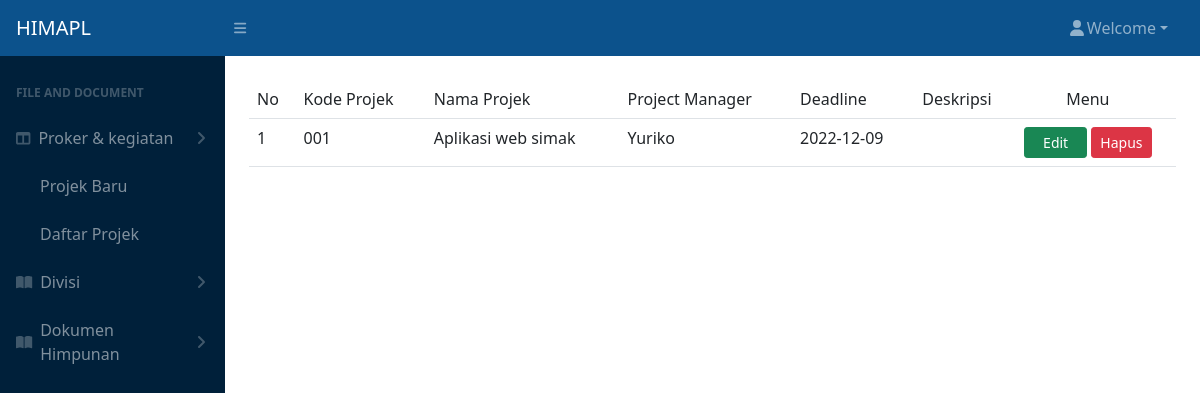
The page /main.php?page=daftarProjek on the database its author committed.
### tables this page shows
CREATE TABLE `tblprojek` (
  `kodeProjek` varchar(15) NOT NULL,
  `namaProjek` varchar(50) NOT NULL,
  `projekManager` varchar(30) NOT NULL,
  `deadline` date NOT NULL,
  `nameFile` varchar(100) NOT NULL,
  `deskripsi` varchar(100) NOT NULL
);

### pages/proker/daftarProjek.php (the view, shortened to what this page needs)
<div class="table-responsive">
<table class="table table-border" id="dataTable" cellspacing="0">
    <tr>
        <td>No</td>
        <td>Kode Projek</td>
        <td>Nama Projek</td>
        <td>Project Manager</td>
        <td>Deadline</td>
        <td>Deskripsi</td>
        <td><center>Menu</center></td>
    </tr>
<?php
    include "koneksi.php";
    $sql = "select * from tblProjek";
    $query = mysqli_query($db, $sql);
    $nomor = 1;
    while($data  = mysqli_fetch_array($query)){
?>
<tr>
        <td><?php echo $nomor; ?></td>
        <td><?php echo $data['kodeProjek'] ?></td>
        <td><?php echo $data['namaProjek'] ?></td>
        <td><?php echo $data['projekManager'] ?></td>
        <td><?php echo $data['deadline'] ?></td>
        <td class = "text-wrap" style="width:60pt"><?php echo $data['deskripsi'] ?></td>
        <td><center><a href="main.php?page=editProjekBaru&idb=<?php echo $data['namaProjek']?>"
        class="btn btn-sm btn-success">Edit</a>
        <a href="main.php?page=delete&hapus=<?php echo $data['kodeProjek']?>"
        onclick ="return confirm ('Are you sure to delete this file ?')"
        class="btn btn-sm btn-danger">Hapus</a></center></td>
    </tr>
<?php $nomor++;}?>
</table>
</div>

### pages/proker/daftarProjek.php (style rules this page uses)
.btn-success { padding-left: 18px; padding-right: 18px; }

### rows shown on the page
tblprojek: kodeProjek "001", namaProjek "Aplikasi web simak", projekManager "Yuriko", deadline "2022-12-09"
